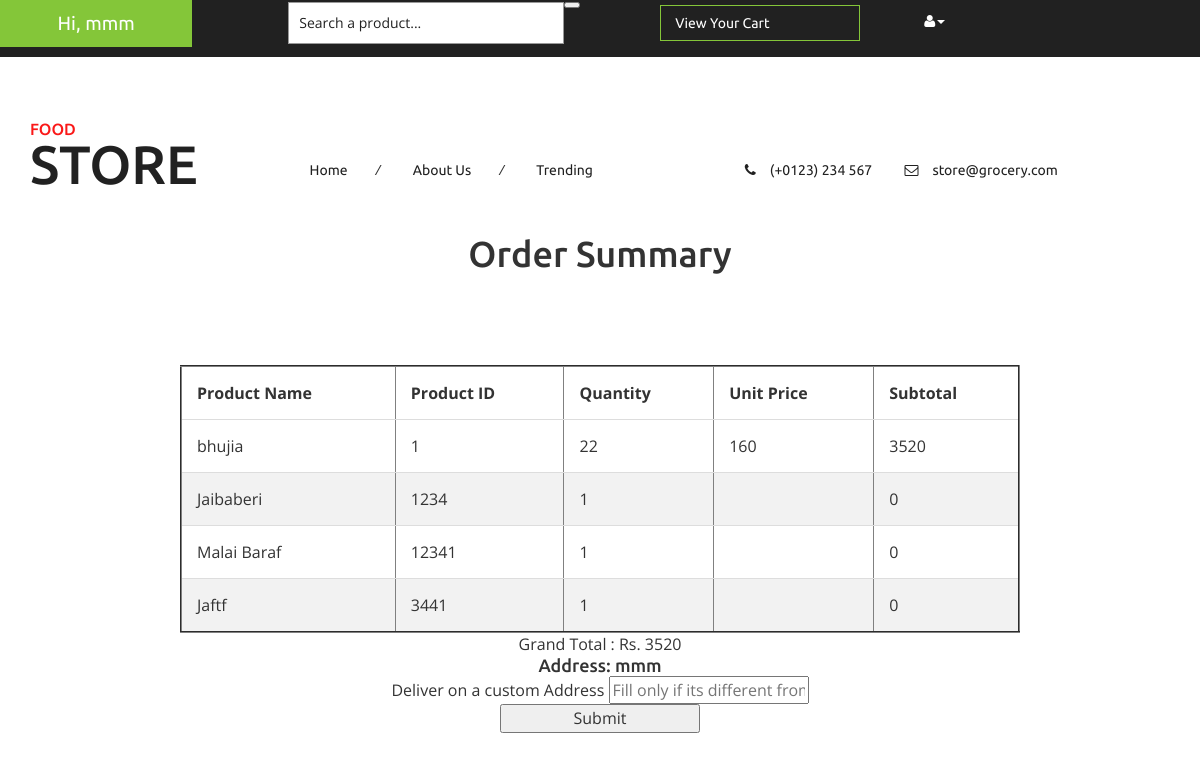
The page /OrderSummary.php?cartname=u7894 (signed in) on the database its author committed.
### tables this page shows
CREATE TABLE `u7894` (
  `product_name` varchar(20) DEFAULT NULL,
  `product_id` varchar(20) DEFAULT NULL,
  `quantity` int(11) DEFAULT NULL
);

CREATE TABLE `products` (
  `product_id` int(11) NOT NULL,
  `product_name` varchar(20) DEFAULT NULL,
  `product_description` text NOT NULL,
  `unit_price` int(11) DEFAULT NULL,
  `unit_weight` int(11) DEFAULT NULL,
  `discount` int(11) DEFAULT NULL,
  `picture` varchar(200) DEFAULT NULL,
  `supplier_id` varchar(20) DEFAULT NULL,
  `category_id` varchar(20) DEFAULT NULL
);

CREATE TABLE `customer` (
  `full_name` varchar(20) DEFAULT NULL,
  `address` text,
  `mobile_number` bigint(20) DEFAULT NULL,
  `email_id` varchar(200) NOT NULL,
  `password` varchar(20) DEFAULT NULL
);

### OrderSummary.php (the view, shortened to what this page needs)
<?php
include 'head.php'
?>
	<body>
	<div align="center">
		<h1>Order Summary</h1>
		<table border="2">
			<thead>
				<tr>
					<th> Product Name </th>
					<th> Product ID </th>
					<th> Quantity</th>
					<th> Unit Price </th>
					<th> Subtotal </th>
				</tr>
			</thead>
		<tbody>
		<?php
			$cartname = $_GET['cartname'];
			$db = mysqli_connect("localhost",'root','121');
			$query = "use carts";
			mysqli_query($db, $query);
			$query = "SELECT * from $cartname";
			$res = mysqli_query($db, $query);
			$query = "use fdx";
			mysqli_query($db, $query);
			if(mysqli_num_rows($res)==0){
				echo '<tr><td colspan="10">No Rows Returned</td></tr>';
			} else {
				$total = 0;
				while($row = mysqli_fetch_assoc($res)){
					$pid = $row['product_id'];
					$pq = $row['quantity'];
					$query = "SELECT * from products where products.product_id = $pid";
 					$arr = mysqli_fetch_array(mysqli_query($db, $query));
					$subt = $arr['unit_price'] * $pq;
					$total += $subt;
					echo "<br>";
					echo "<tr><td>{$row['product_name']}</td>   <td>{$row['product_id']}</td>   <td>{$row['quantity']}</td><td>{$arr['unit_price']}</td>
							<td> {$subt} </td></tr>
					";
				}
			}
		?>
		</tbody>
		</table>
		<?php
		echo "Grand Total : Rs. " .$total ;
		$tp = $_SESSION["email_id"] ;
		$arr = mysqli_fetch_array(mysqli_query($db, "SELECT address from customer where customer.email_id = '$tp'"));
		echo "<h4> Address: ".$arr[0]."</h4>";
		?>
		<form name='form' method='post' action="PlaceOrder.php">
		Deliver on a custom Address <input min-height="100px" min-width="400px" placeholder="Fill only if its different from your home-address" type="text" name="customaddress" id="name" ><br/>
		<input type="submit" name="submit" value="Submit">
		</form><div>
	</body>
</html>

### head.php (shortened to what this page needs)
<link href="css/bootstrap.css" rel="stylesheet" type="text/css" media="all" />
<link href="css/style.css" rel="stylesheet" type="text/css" media="all" />
<link href="css/font-awesome.css" rel="stylesheet" type="text/css" media="all" />
<div class="agileits_header">
		<div class="w3l_offers">
			<a href="index.php"><?php if(isset($_SESSION["name"])){echo "Hi, " . $_SESSION["name"]; }else{echo "The foodExplorer" ;}?></a>
		</div>
		<div class="w3l_search">
			<form method="post">
				<input type="text" name="Product" value="Search a product..." onfocus="this.value = '';" onblur="if (this.value == '') {this.value = 'Search a product...';}" required="">
			<a href="<?php
			?>">
			<button type="submit" value=" "></button>
			</a>
			</form>
		</div>
		<div class="product_list_header">
			<form class="last">
                <fieldset>
                    <a href="t.php" ><input  value="View your cart" class="button" /> </a>
                </fieldset>
            </form>
		</div>
		<div class="w3l_header_right">
			<ul>
				<li class="dropdown profile_details_drop">
					<a href="#" class="dropdown-toggle" data-toggle="dropdown"><i class="fa fa-user" aria-hidden="true"></i><span class="caret"></span></a>
				</li>
			</ul>
		</div>
		<div class="clearfix"> </div>
	</div>
	<div class="logo_products">
		<div class="container">
			<div class="w3ls_logo_products_left">
				<h1><a href="index.php"><span>FOOD</span> Store</a></h1>
			</div>
			<div class="w3ls_logo_products_left1">
				<ul class="special_items">
					<li><a href="index.php">Home</a><i>/</i></li>
					<li><a href="about.php">About Us</a><i>/</i></li>
					<li><a href="index.php/#">Trending</a><i></i></li>
				</ul>
			</div>
			<div class="w3ls_logo_products_left1">
				<ul class="phone_email">
					<li><i class="fa fa-phone" aria-hidden="true"></i>(+0123) 234 567</li>
					<li><i class="fa fa-envelope-o" aria-hidden="true"></i><a href="mailto:store@grocery.com">store@grocery.com</a></li>
				</ul>
			</div>
			<div class="clearfix"> </div>
		</div>
	</div>

### OrderSummary.php (style rules this page uses)
table { width: 70%; border-collapse: collapse; margin: 0 auto; }
table td { padding: 15px; border-bottom: 1px solid #ddd; }
table th { height: 50px; padding: 15px; border-bottom: 1px solid #ddd; }
tr:nth-child(even) { background-color: #f2f2f2 }
input { resize: horizontal; width: 200px; }

### rows shown on the page
u7894: product_name "bhujia", product_id "1", quantity "22", products.unit_price "160", quantity.unit_price "3520"
u7894: product_name "Jaibaberi", product_id "1234", quantity "1", quantity "0"
u7894: product_name "Malai Baraf", product_id "12341", quantity "1", quantity "0"
u7894: product_name "Jaftf", product_id "3441", quantity "1", quantity "0"
customer: address "mmm"

### other values the page prints
$_SESSION["name"] "mmm"
$total "3520"
